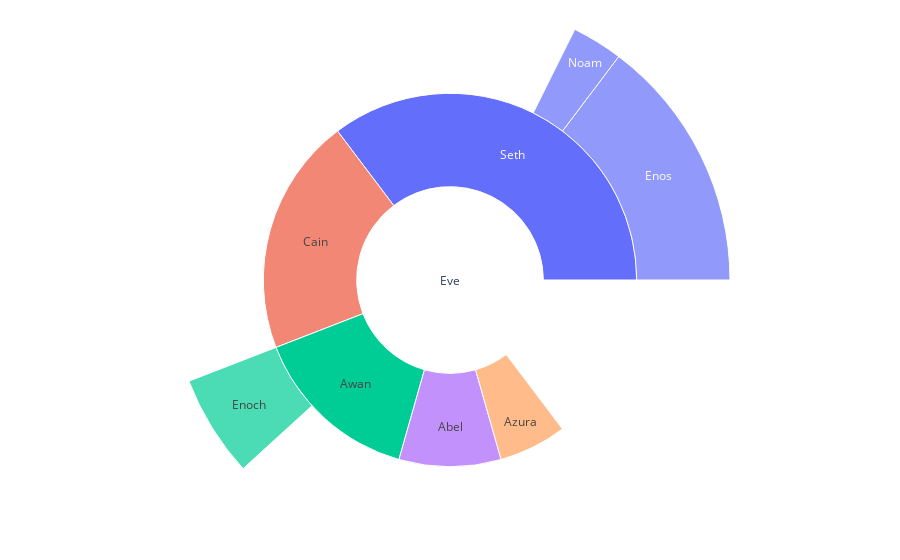

Notebook code for this chart:
### Markdown cell above
#### Ver también: Gráficos Sunburst

### Code cell
fig =go.Figure(go.Sunburst(
    labels=["Eve", "Cain", "Seth", "Enos", "Noam", "Abel", "Awan", "Enoch", "Azura"],
    parents=["", "Eve", "Eve", "Seth", "Seth", "Eve", "Eve", "Awan", "Eve" ],
    values=[10, 14, 12, 10, 2, 6, 6, 4, 4],
))
fig.update_layout(margin = dict(t=0, l=0, r=0, b=0))

fig.show()

### Figure 1 — Plotly figure (JSON) as saved in the notebook; plotly's stock layout.template omitted (floating-point values rounded to 4 significant figures)
{"data": [{"labels": ["Eve", "Cain", "Seth", "Enos", "Noam", "Abel", "Awan", "Enoch", "Azura"], "parents": ["", "Eve", "Eve", "Seth", "Seth", "Eve", "Eve", "Awan", "Eve"], "type": "sunburst", "values": [10, 14, 12, 10, 2, 6, 6, 4, 4]}], "layout": {"margin": {"b": 0, "l": 0, "r": 0, "t": 0}}}
